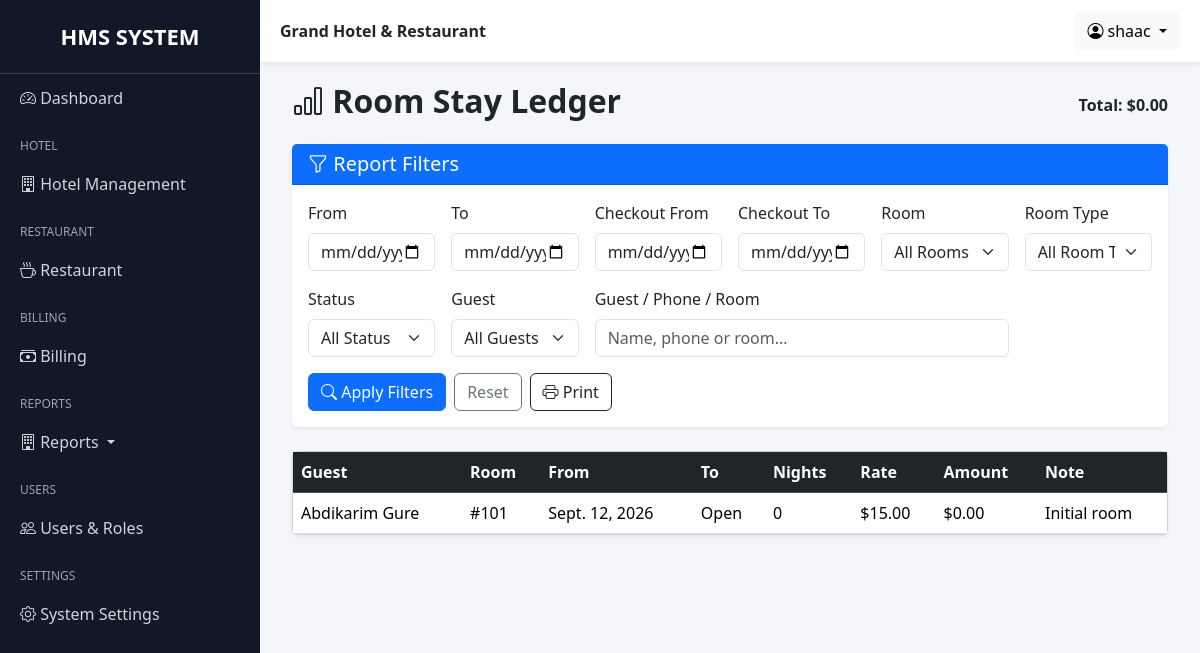
The page /grand/reports/stay-ledger/ (signed in) on the database its author committed.
### hotel/models.py (models this page shows, shortened)
class RoomStay(models.Model):
    booking = models.ForeignKey(Booking, on_delete=models.CASCADE, related_name="room_stays")
    room = models.ForeignKey(Room, on_delete=models.PROTECT, related_name="booking_stays")
    start_date = models.DateField()
    end_date = models.DateField(null=True, blank=True)
    rate = models.DecimalField(max_digits=10, decimal_places=2)
    with_ac = models.BooleanField(default=False)
    note = models.CharField(max_length=255, blank=True)
    created = models.DateTimeField(auto_now_add=True)
    class Meta:
        ordering = ["start_date", "id"]
        constraints = [
            models.UniqueConstraint(
                fields=["booking", "start_date"],
                name="unique_booking_roomstay_start",
            )
        ]

class Booking(models.Model):
    BOOKING_STATUS = (
        ("reserved", "Reserved"),
        ("checked_in", "Checked In"),
        ("checked_out", "Checked Out"),
        ("cancelled", "Cancelled"),
    )
    guest = models.ForeignKey(Guest, on_delete=models.PROTECT)
    room = models.ForeignKey(Room, on_delete=models.PROTECT)
    check_in = models.DateField()
    check_out = models.DateField(blank=True, null=True)
    status = models.CharField(max_length=20, default="checked_in")
    with_ac = models.BooleanField(default=False)
    room_price = models.DecimalField(max_digits=8, decimal_places=2, blank=True, null=True)
    actual_check_in_at = models.DateTimeField(null=True, blank=True)
    actual_check_out_at = models.DateTimeField(null=True, blank=True)
    late_checkout_approved = models.BooleanField(default=False)
    late_checkout_charge = models.DecimalField(max_digits=8, decimal_places=2, default=Decimal("0.00"))
    created = models.DateTimeField(auto_now_add=True)
    created_by = models.ForeignKey(User, on_delete=models.SET_NULL, null=True, blank=True)
    updated = models.DateTimeField(auto_now=True)
    updated_by = models.ForeignKey(
        User, on_delete=models.SET_NULL, null=True, blank=True,
        related_name="booking_updated_by"
    )

class Guest(models.Model):
    first_name = models.CharField(max_length=100)
    last_name = models.CharField(max_length=100)
    phone = models.CharField(max_length=20)
    email = models.EmailField(blank=True, null=True)
    address = models.CharField(max_length=200, blank=True)
    created = models.DateTimeField(auto_now_add=True, blank=True, null=True)
    created_by = models.ForeignKey(User, on_delete=models.SET_NULL, null=True, blank=True)
    def __str__(self):
        return f"{self.first_name} {self.last_name}"

class Room(models.Model):
    ROOM_TYPES = (
        ("single", "Single"),
        ("double", "Double"),
        ("suite", "Suite"),
    )
    ROOM_STATUS = (
        ("available", "Available"),
        ("reserved", "Reserved"),
        ("occupied", "Occupied"),
        ("cleaning", "Cleaning"),
        ("maintenance", "Maintenance"),
        ("out_of_order", "Out of Order"),
    )
    number = models.IntegerField(unique=True)
    room_type = models.CharField(max_length=20, choices=ROOM_TYPES)
    price = models.DecimalField(max_digits=8, decimal_places=2)
    price_with_ac = models.DecimalField(max_digits=8, decimal_places=2)
    is_available = models.BooleanField(default=True)
    status = models.CharField(max_length=20, choices=ROOM_STATUS, default="available")
    created = models.DateTimeField(auto_now_add=True, blank=True, null=True)
    created_by = models.ForeignKey(User, on_delete=models.SET_NULL, null=True, blank=True)
    def __str__(self):
        return f"{self.number}"

### reports/views.py (the view)
class StayLedgerReportView(HotelReportBase):
    template_name = "reports/hotel/stay_ledger.html"
    def get_context_data(self, **kwargs):
        c = super().get_context_data(**kwargs)
        form, bookings = self.filtered_bookings()
        stays = RoomStay.objects.filter(booking__in=bookings).select_related(
            "booking__guest", "room"
        ).order_by("-start_date", "room__number")
        rows = []
        total = Decimal("0.00")
        for stay in stays:
            end = stay.end_date or timezone.now().date()
            nights = max((end - stay.start_date).days, 0)
            amount = Decimal(nights) * stay.rate
            rows.append({"stay": stay, "nights": nights, "amount": amount})
            total += amount
        c.update({"form": form, "rows": rows, "total": total})
        return c

### accounts/mixins.py (called while the page is built)
    def dispatch(self, request, *args, **kwargs):
        if not request.user.is_authenticated:
            return redirect("login")
        if not hasattr(request.user, "userprofile"):
            return redirect("no_permission")
        if request.user.userprofile.role not in self.allowed_roles:
            return redirect("no_permission")
        return super().dispatch(request, *args, **kwargs)

### reports/views.py (called while the page is built, shortened)
    def filtered_bookings(self):
        form = ReportFilterForm(self.request.GET or None)
        qs = Booking.objects.select_related("guest", "room").prefetch_related("room_stays")
        return form, qs.distinct()

### templates/reports/hotel/stay_ledger.html (shortened to what this page needs)
{% extends "base.html" %}
{% block content %}
<div class="container-fluid">
  <div class="d-flex justify-content-between align-items-center mb-3">
    <h2 class="fw-bold"><i class="bi bi-bar-chart"></i> Room Stay Ledger</h2>
    <strong>Total: ${{ total|floatformat:2 }}</strong>
  </div>
  {% include "reports/includes/report_filter.html" %}
  <div class="card shadow-sm"><div class="table-responsive">
    <table class="table table-hover align-middle mb-0">
      <thead class="table-dark"><tr><th>Guest</th><th>Room</th><th>From</th><th>To</th><th>Nights</th><th>Rate</th><th>Amount</th><th>Note</th></tr></thead>
      <tbody>{% for item in rows %}<tr><td>{{ item.stay.booking.guest }}</td><td>#{{ item.stay.room.number }}</td>
 <td>{{ item.stay.start_date }}</td><td>{{ item.stay.end_date|default:"Open" }}</td><td>{{ item.nights }}</td>
 <td>${{ item.stay.rate|floatformat:2 }}</td><td>${{ item.amount|floatformat:2 }}</td><td>{{ item.stay.note }}</td></tr>
 {% empty %}<tr><td colspan="8" class="text-center py-4">No stay records found.</td></tr>{% endfor %}</tbody>
    </table>
  </div></div>
</div>
{% endblock %}

### templates/base.html (shortened to what this page needs)
{% load static %}
<!DOCTYPE html>
<html lang="en">
<head>
    <link
        href="https://cdn.jsdelivr.net/npm/bootstrap@5.3.3/dist/css/bootstrap.min.css"
        rel="stylesheet">
    <link
        rel="stylesheet"
        href="https://cdn.jsdelivr.net/npm/bootstrap-icons@1.11.3/font/bootstrap-icons.min.css">
</head>
<body>
<div class="sidebar"
     id="sidebar">
    <div class="logo">
        HMS SYSTEM
    </div>
    <a href="">
        <i class="bi bi-speedometer2"></i>
        Dashboard
    </a>
    <div class="menu-title">
        Hotel
    </div>
    <a data-bs-toggle="collapse"
       href="#hotelMenu">
        <i class="bi bi-building"></i>
        Hotel Management
    </a>
    <div class="menu-title">
        Restaurant
    </div>
    <a data-bs-toggle="collapse"
       href="#restaurantMenu">
        <i class="bi bi-cup-hot"></i>
        Restaurant
    </a>
    <div class="menu-title">
        Billing
    </div>
    <a data-bs-toggle="collapse"
       href="#billingMenu">
        <i class="bi bi-cash-stack"></i>
        Billing
    </a>
    <div class="menu-title">Reports</div>
    <a class="dropdown-toggle" data-bs-toggle="collapse" href="#reportMenu">
        <i class="bi bi-building"></i>
        Reports
    </a>
    <div class="menu-title">
        Users
    </div>
    <a data-bs-toggle="collapse"
       href="#usersMenu">
        <i class="bi bi-people"></i>
        Users & Roles
    </a>
    <div class="menu-title">
        Settings
    </div>
    <a href="">
        <i class="bi bi-gear"></i>
        System Settings
    </a>
</div>
<div class="main-content">
    <div class="topbar d-flex justify-content-between align-items-center">
        <div>
            <strong>
                Grand Hotel & Restaurant
            </strong>
        </div>
        <div class="dropdown">
            <button class="btn btn-light dropdown-toggle"
                    data-bs-toggle="dropdown">
                <i class="bi bi-person-circle"></i>
                {{ request.user }}
            </button>
        </div>
    </div>
    <div class="page-content">
        {% block content %}
        {% endblock %}
    </div>
</div>
</body>
</html>

### templates/base.html (style rules this page uses)
body { overflow-x: hidden; background: #f4f6f9; }
.sidebar { width: 260px; min-height: 100vh; background: #111827; position: fixed; top: 0; left: 0; overflow-y: auto; overflow-x: hidden; scrollbar-width:thin; }
.sidebar .logo { padding: 20px; font-size: 22px; font-weight: bold; text-align: center; color: #fff; border-bottom: 1px solid #374151; }
.sidebar a { color: #d1d5db; text-decoration: none; display: block; padding: 12px 20px; transition: 0.3s; }
.sidebar .menu-title { color: #9ca3af; font-size: 12px; text-transform: uppercase; padding: 15px 20px 5px; }
.main-content { margin-left: 260px; min-height: 100vh; }
.topbar { background: white; padding: 12px 20px; box-shadow: 0 2px 5px rgba(0,0,0,0.08); position: sticky; top: 0; z-index: 1000; }
.page-content { padding: 20px; }

### rows shown on the page
RoomStay: stay.booking.guest "Abdikarim Gure", stay.room.number "101", stay.start_date "Sept. 12, 2026", stay.end_date "Open", nights "0", stay.rate "15.00", amount "0.00", stay.note "Initial room"

### other values the page prints
{{ request.user }} "shaac"
{{ total|floatformat:2 }} "0.00"
